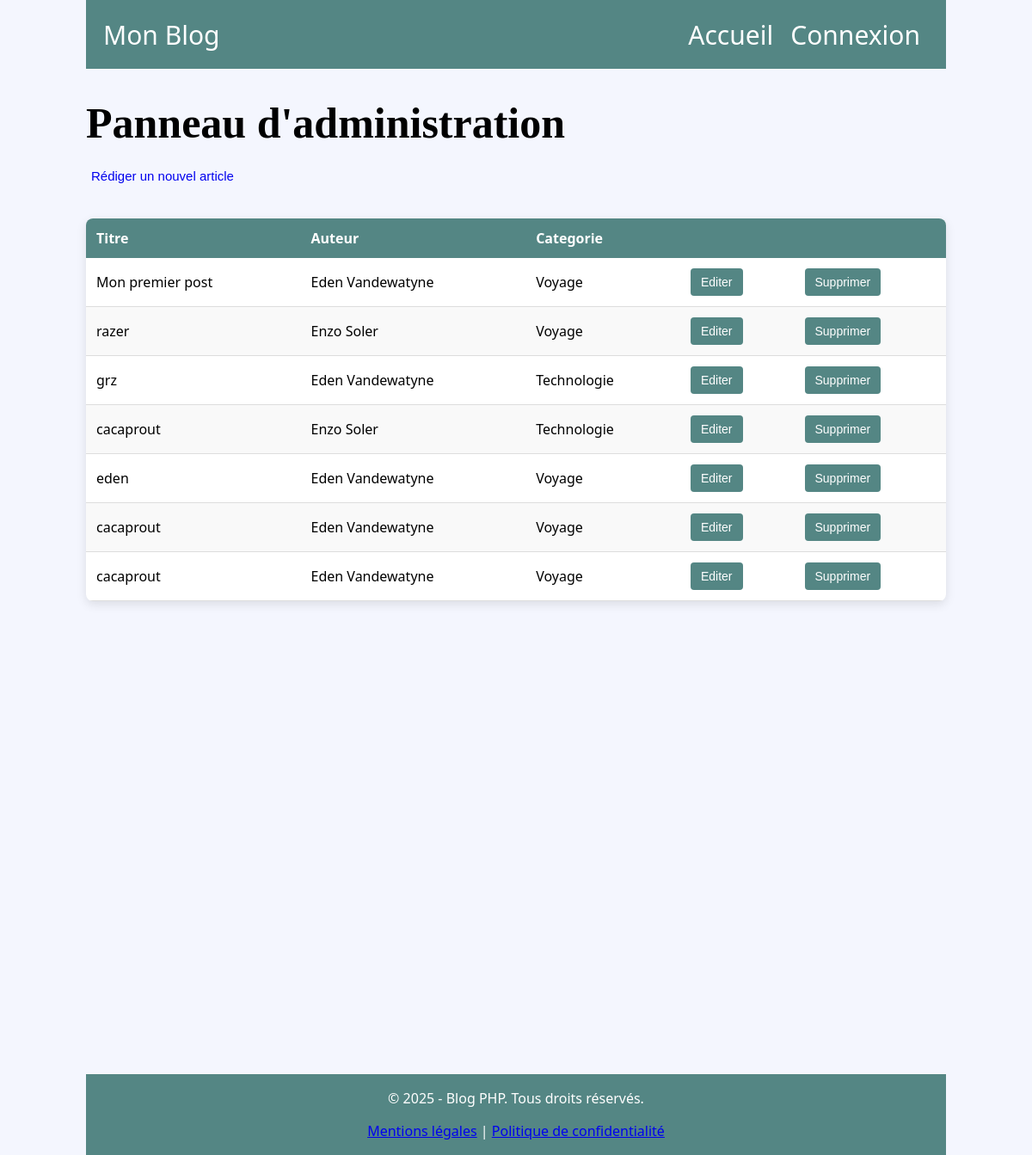
/admin.php, run on an earlier commit of the app's database.
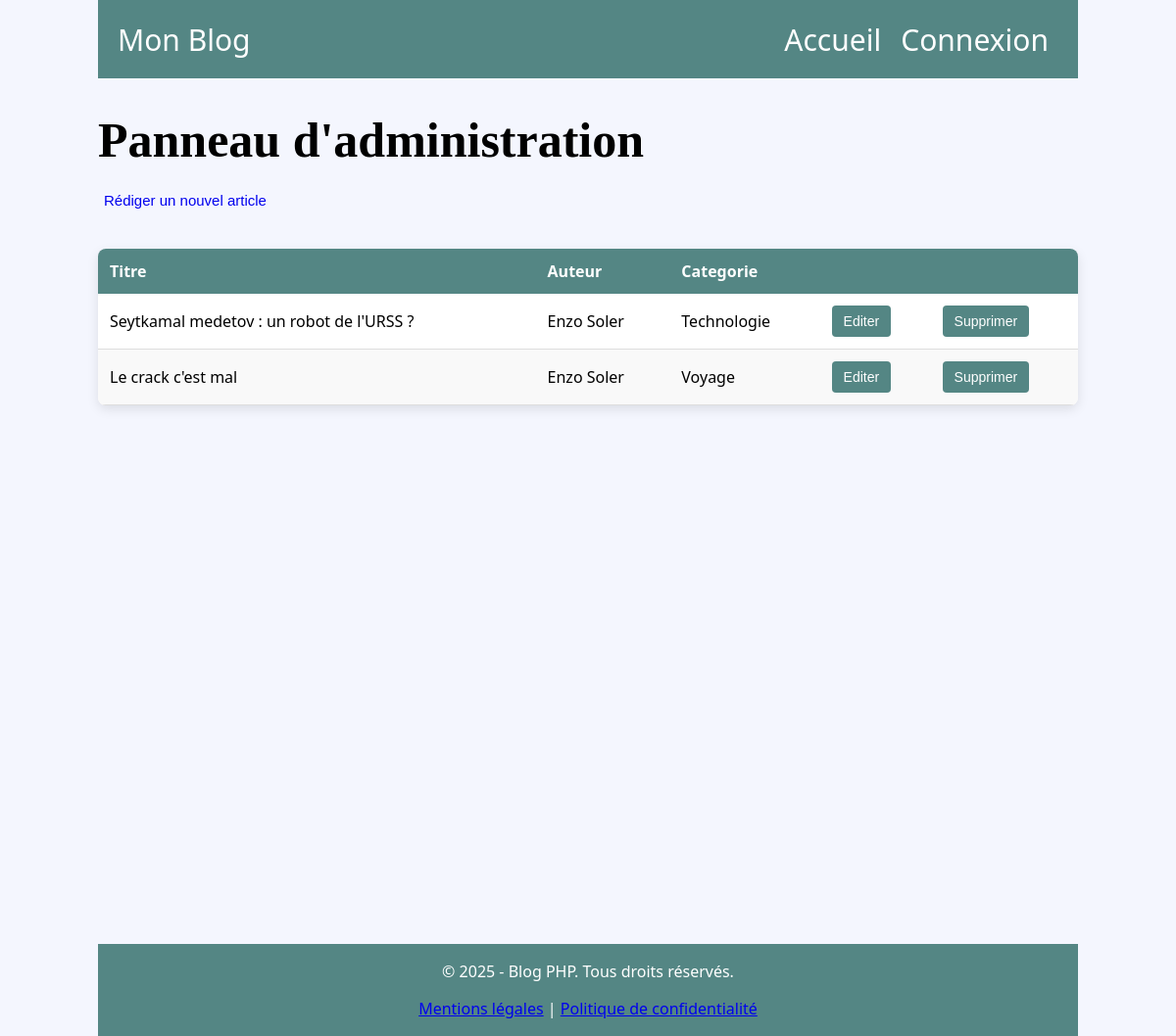
And on a later commit of the database.
### tables this page shows
CREATE TABLE `posts` (
  `id` int(11) NOT NULL,
  `titre` varchar(255) NOT NULL,
  `contenu` text NOT NULL,
  `date_creation` datetime DEFAULT CURRENT_TIMESTAMP,
  `auteur_id` int(11) DEFAULT NULL,
  `categorie_id` int(11) DEFAULT NULL
);

CREATE TABLE `categories` (
  `id` int(11) NOT NULL,
  `name` varchar(100) NOT NULL
);

### admin.php (the view, shortened to what this page needs)
<html>
    <head>
        <link rel="stylesheet" type="text/css" href="style.css">
    </head>
    <body>
        <?php
            include("include/header.php");
            include("include/basedonnee.php");
        ?>
        <h1>Panneau d'administration</h1>
        <button class="add"><a href="addarticle.php">Rédiger un nouvel article</a></button>
        <table>
            <thead>
                <tr>
                    <th>Titre</th>
                    <th>Auteur</th>
                    <th>Categorie</th>
                    <th></th>
                    <th></th>
                </tr>
            </thead>
            <tbody>
                <?php
                    $sql = "SELECT *, posts.id AS post_id, admin.prenom AS auteur_prenom, admin.nom AS auteur_nom, categories.name AS categorie
                            FROM posts
                            JOIN admin
                                ON posts.auteur_id = admin.id
                            JOIN categories
                                ON posts.categorie_id = categories.id";
                    $query = $pdo->query($sql);
                    $results = $query->fetchAll(PDO::FETCH_ASSOC);
                    foreach ($results as $row) {
                        ?>
                            <tr>
                                <td><?php echo $row["titre"]; ?></td>
                                <td><?php echo $row["auteur_prenom"] ." "   .$row["auteur_nom"]?></td>
                                <td><?php echo $row["categorie"] ?></td>
                                <td><button><a href="edit.php?id=<?php echo $row["post_id"] ?>">Editer</a></button></td>
                                <td><button><a href="delete.php?id=<?php echo $row["post_id"]; ?>">Supprimer</a></button></td>
                            </tr>
                        <?php
                    }
                ?>
            </tbody>
        </table>
    </body>
    <?php
        include("include/footer.php");
    ?>
</html>

What changed in the data, as far as the page shows it:
removed posts: titre "Mon premier post", admin.prenom "Eden", admin.nom "Vandewatyne", categorie.name "Voyage"
removed posts: titre "razer", admin.prenom "Enzo", admin.nom "Soler", categorie.name "Voyage"
removed posts: titre "grz", admin.prenom "Eden", admin.nom "Vandewatyne", categorie.name "Technologie"
removed posts: titre "cacaprout", admin.prenom "Enzo", admin.nom "Soler", categorie.name "Technologie"
removed posts: titre "eden", admin.prenom "Eden", admin.nom "Vandewatyne", categorie.name "Voyage"
removed posts: titre "cacaprout", admin.prenom "Eden", admin.nom "Vandewatyne", categorie.name "Voyage"
removed posts: titre "cacaprout", admin.prenom "Eden", admin.nom "Vandewatyne", categorie.name "Voyage"
added posts: titre "Seytkamal medetov : un robot de l'URSS ?", admin.prenom "Enzo", admin.nom "Soler", categorie.name "Technologie"
added posts: titre "Le crack c'est mal", admin.prenom "Enzo", admin.nom "Soler", categorie.name "Voyage"
